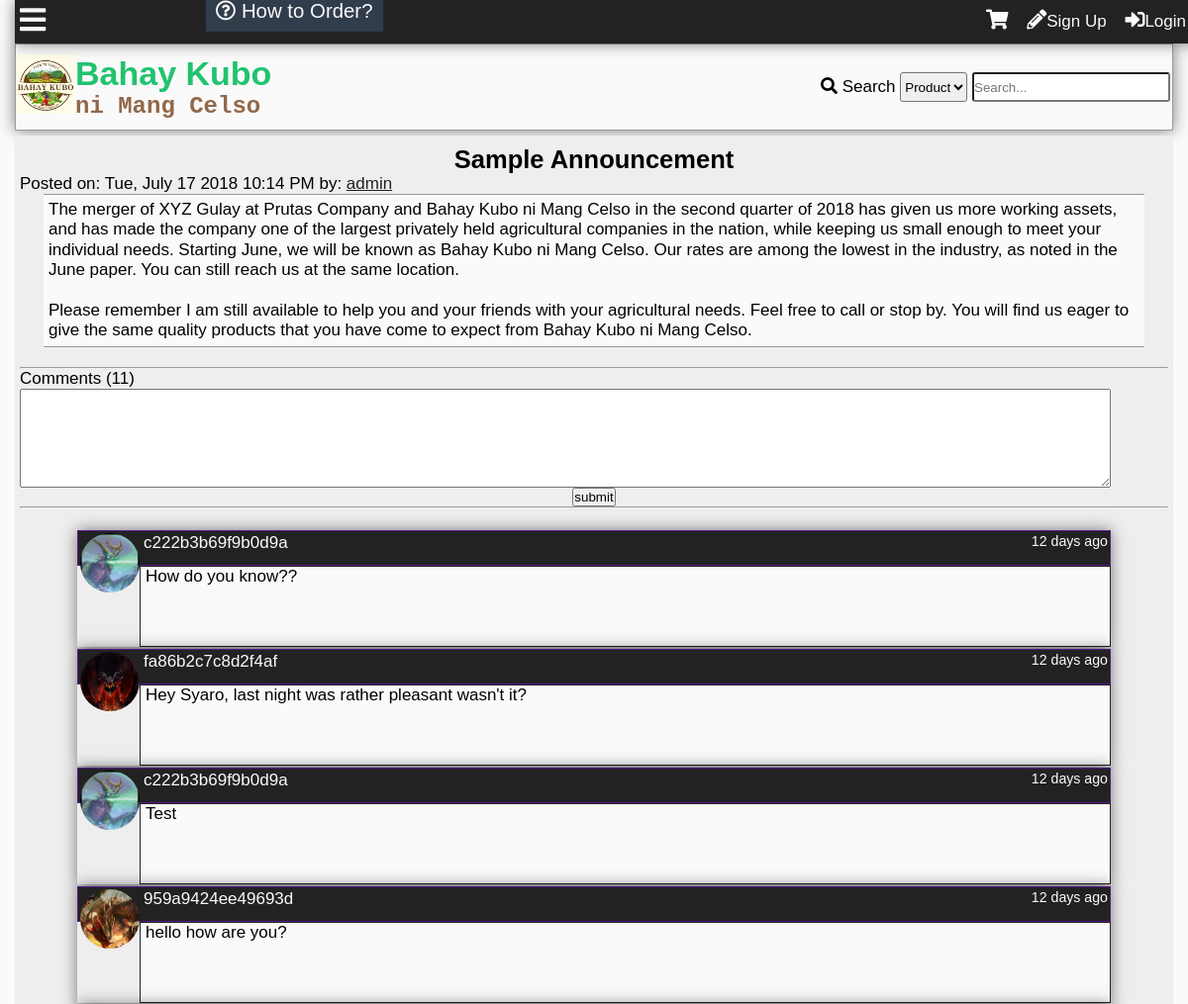
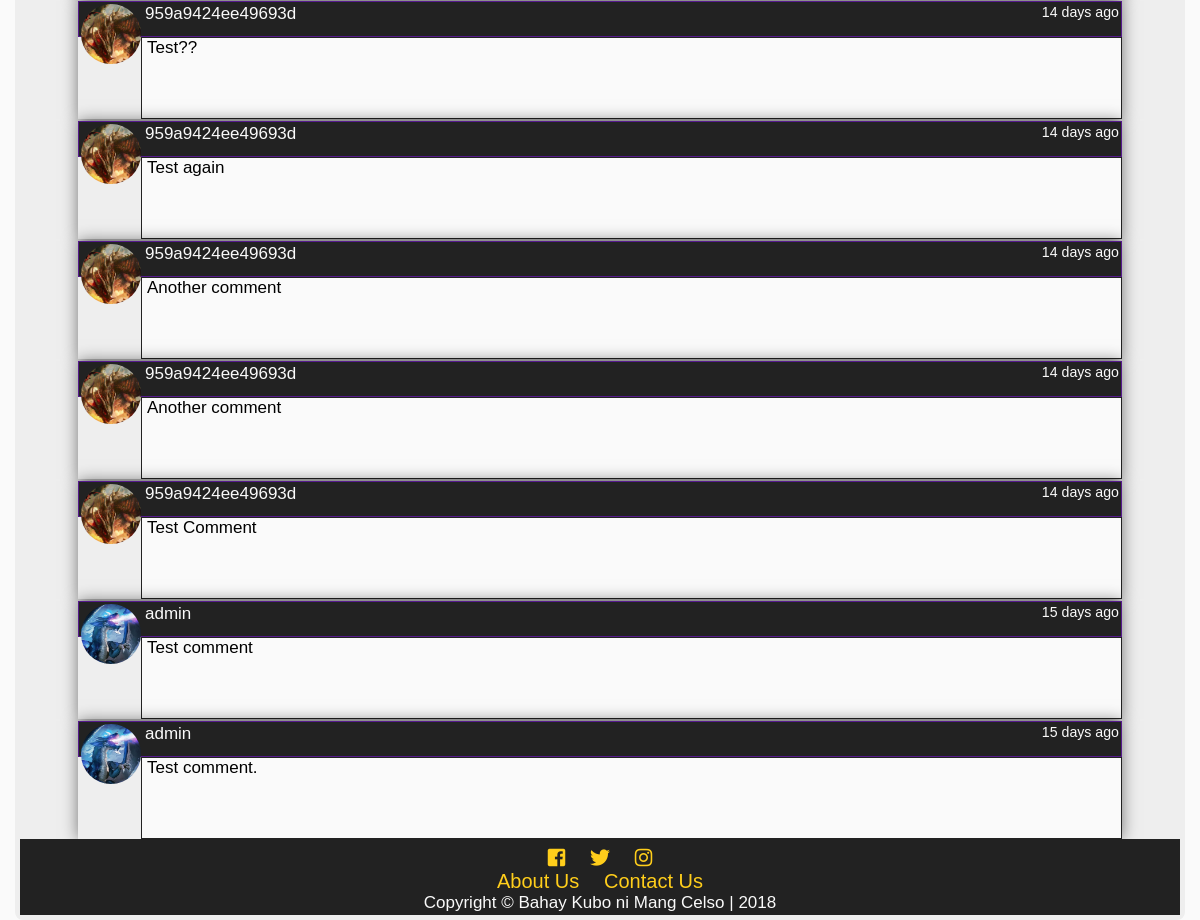
Page /announcement.php on the earlier database version (2 pictures, top to bottom).
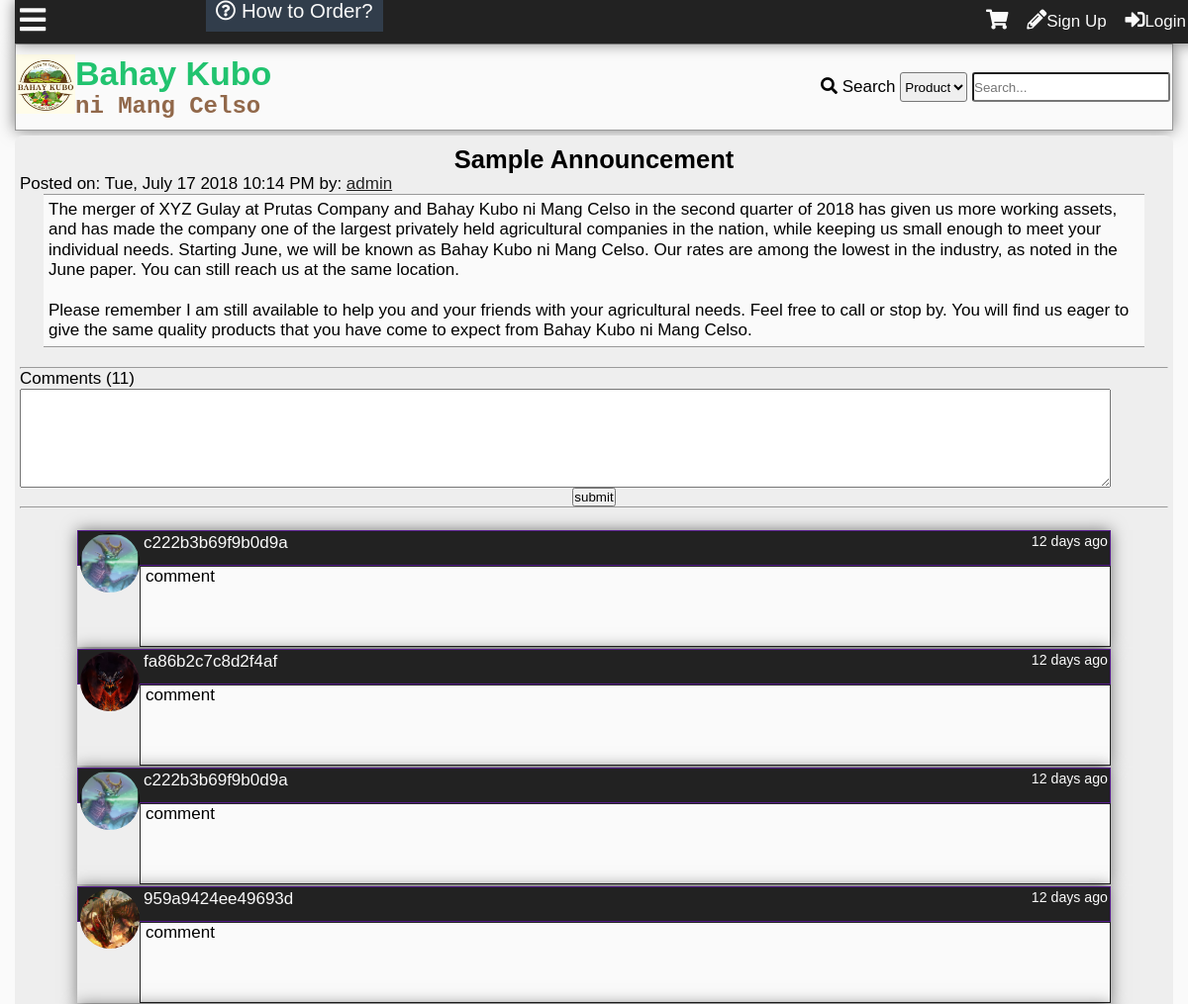
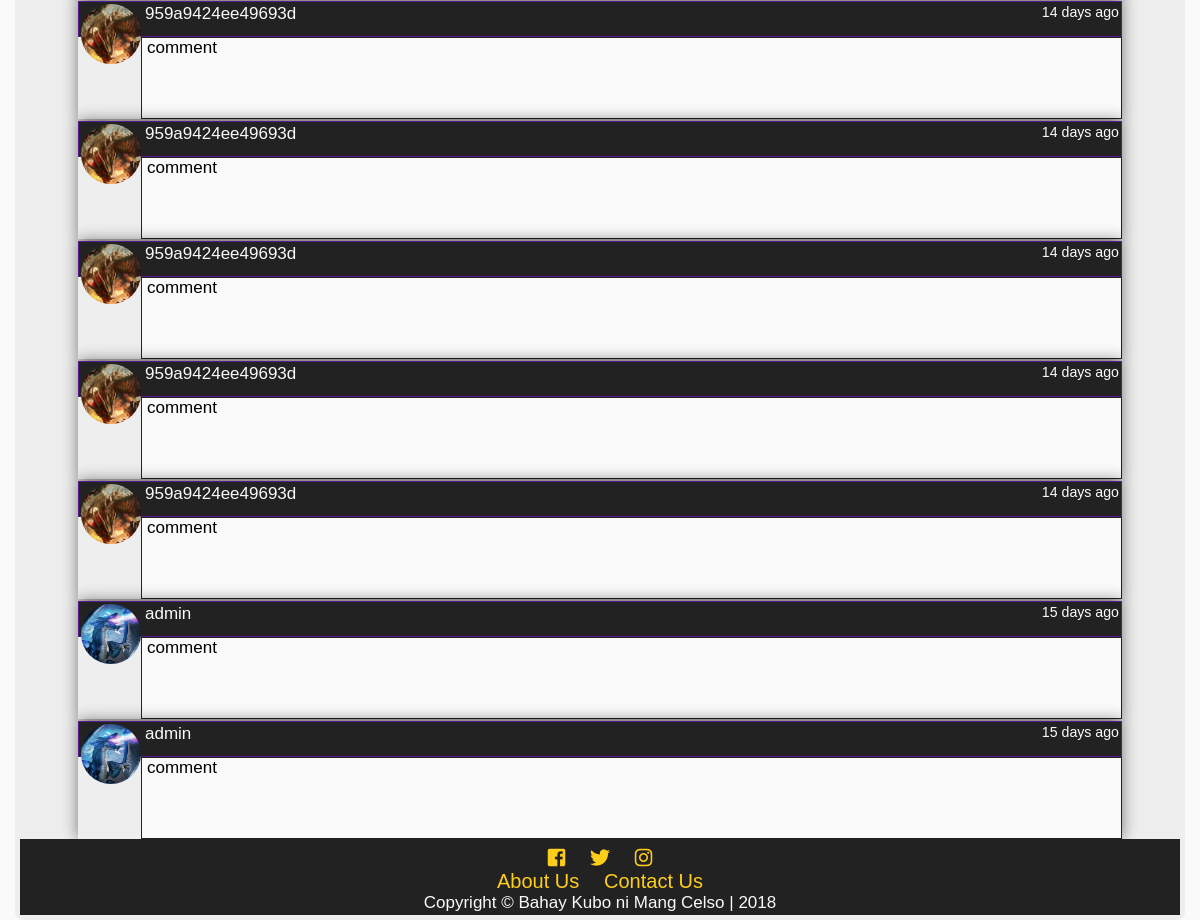
Same page on the later database version (2 pictures, top to bottom).
### tables this page shows
CREATE TABLE `tblcommentann` (
  `commentannid` int(11) NOT NULL,
  `announceid` int(11) NOT NULL,
  `comment` mediumtext NOT NULL,
  `userid` int(11) NOT NULL,
  `dateposted` datetime DEFAULT NULL
);

CREATE TABLE `tbluser` (
  `userid` int(11) NOT NULL,
  `username` varchar(100) NOT NULL,
  `password` varchar(100) NOT NULL,
  `firstname` varchar(100) NOT NULL,
  `middlename` varchar(100) NOT NULL,
  `lastname` varchar(100) NOT NULL,
  `birthday` varchar(20) NOT NULL,
  `datecreated` timestamp NOT NULL DEFAULT '0000-00-00 00:00:00',
  `email` varchar(100) NOT NULL,
  `website` varchar(255) NOT NULL,
  `location` varchar(255) NOT NULL,
  `usertypeid` int(11) NOT NULL,
  `access` int(11) NOT NULL,
  `imgpath` varchar(200) NOT NULL,
  `bio` text NOT NULL,
  `is_show_email` tinyint(1) NOT NULL,
  `gender` int(11) NOT NULL,
  `lastupdate` timestamp NOT NULL DEFAULT '0000-00-00 00:00:00',
  `lastonline` timestamp NOT NULL DEFAULT '0000-00-00 00:00:00',
  `profileviews` int(11) NOT NULL
);

### announcement.php (the view, shortened to what this page needs)
<?php
	include'functions.php';
	require_once'connection.php';
?>
<!DOCTYPE html>
<html lang="en">
<head>
  	<link rel="stylesheet" href="css/style.css">
  	<link rel="stylesheet" href="css/fontawesome-all.css">
</head>
<body onscroll="scrollOpacity()">
	<div class="main-container">
	<div class="other-content">
<?php
$sql="SELECT announceid,title,content,t1.datecreated,username,userid FROM tblannouncement AS t1
LEFT JOIN tbluser
	ON userid = author
ORDER BY announceid DESC
LIMIT 1";
$result= $conn->query($sql);
$row=$result->fetch_object();
$id = $row->announceid;
$title = $row->title;
$content = $row->content;
$date = date('D, F j Y g:i A',strtotime($row->datecreated));
$author = $row->username;
$userid = $row->userid;
echo '<h2 id="announcement-title">'.$title.'</h2>
<p>Posted on: '.$date.' by: <a class="black" href="profile.php?id='.$userid.'">'.$author.'</a></p>
<div class="announce-content">'.nl2br($content);
echo'</div>
<br><hr>';
$sql = "SELECT commentannid FROM tblcommentann WHERE announceid = '$id'";
$result= $conn->query($sql);
$comments = $result->num_rows;
echo'<p>Comments ('.number_format($comments).')</p>
';
if(isset($_SESSION['id'])){
echo'<form id="comment-form">
	<textarea id="announcement-text" required></textarea>
	<br>
	<input type="hidden" value="'.$_SESSION['id'].'" id="user-id">
	<input type="hidden" value="'.$id.'" id="announce-id">
	<center><input type="submit" value="submit"></center>
</form>
<hr><br>
';
}else{
	echo'<form id="comment-form">
	<textarea id="announcement-text" required></textarea>
	<br>
	<input type="hidden" id="user-id">
	<input type="hidden" id="announce-id">
	<center><input type="submit" value="submit"></center>
</form>
<hr><br>
';
}
echo '<div id="announcement-comments">';
$sql = "SELECT commentannid,comment,t1.userid,username,imgpath,dateposted FROM tblcommentann AS t1
	LEFT JOIN tbluser AS t2
		ON t1.userid = t2.userid
	WHERE announceid = '$id'
	ORDER BY dateposted DESC";
$result = $conn->query($sql);
while($row = $result->fetch_object()){
	$comment = $row->comment;
	$user = $row->username;
	$userid = $row->userid;
	$img = $row->imgpath;
	$date = $row->dateposted;
	echo'<div class="comment-box">
<div class="comment-header">
<a class="cm-user" href="profile.php?id='.$userid.'">
<div class="comment-tn">
<img src="'.$img.'">
</div>
'.$user.'</a>
<small>'.time_elapsed_string($date).'</small>
</div>
<div class="comment-body">
<div class="com-container"><p class="comment-cm">'.nl2br($comment).'</p></div></div>';
echo'</div>
';
}
?>
	</div>
	</div>
</body>
</html>

Differences in the rows shown:
changed tblcommentann (number 1 of 11 on the later page): comment "How do you know??" → "comment"
changed tblcommentann "fa86b2c7c8d2f4af": comment "Hey Syaro, last night was rather pleasant wasn't it?" → "comment"
changed tblcommentann (number 3 of 11 on the later page): comment "Test" → "comment"
changed tblcommentann (number 4 of 11 on the later page): comment "hello how are you?" → "comment"
changed tblcommentann (number 5 of 11 on the later page): comment "Test??" → "comment"
changed tblcommentann (number 6 of 11 on the later page): comment "Test again" → "comment"
changed tblcommentann (number 7 of 11 on the later page): comment "Another comment" → "comment"
changed tblcommentann (number 8 of 11 on the later page): comment "Another comment" → "comment"
changed tblcommentann (number 9 of 11 on the later page): comment "Test Comment" → "comment"
changed tblcommentann (number 10 of 11 on the later page): comment "Test comment" → "comment"
changed tblcommentann (number 11 of 11 on the later page): comment "Test comment." → "comment"
